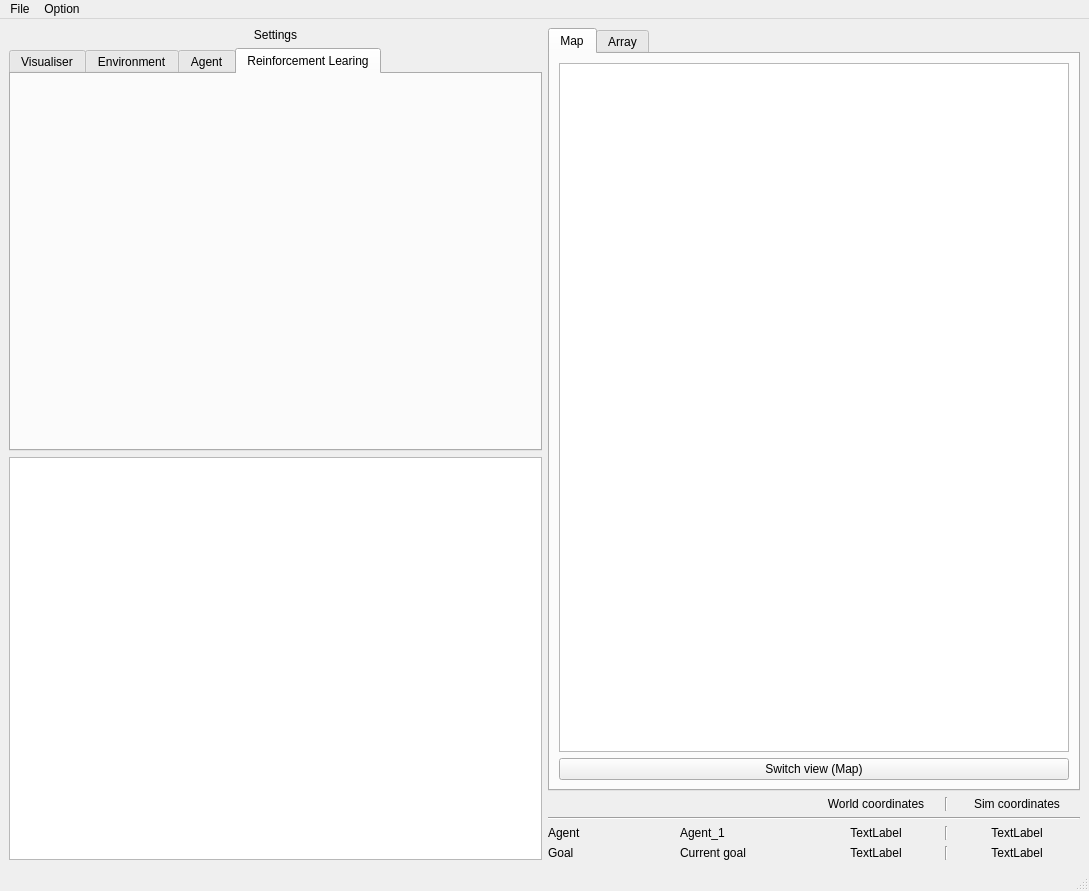
<?xml version="1.0" encoding="UTF-8"?>
<ui version="4.0">
 <class>main_window</class>
 <widget class="QMainWindow" name="main_window">
  <property name="geometry">
   <rect>
    <x>0</x>
    <y>0</y>
    <width>1089</width>
    <height>891</height>
   </rect>
  </property>
  <property name="minimumSize">
   <size>
    <width>1089</width>
    <height>0</height>
   </size>
  </property>
  <property name="windowTitle">
   <string>RSAI_v1.1</string>
  </property>
  <widget class="QWidget" name="centralwidget">
   <layout class="QHBoxLayout" name="horizontalLayout_3">
    <item>
     <layout class="QHBoxLayout" name="horizontalLayout">
      <item>
       <layout class="QVBoxLayout" name="verticalLayout_3">
        <item>
         <widget class="QLabel" name="label">
          <property name="text">
           <string>Settings</string>
          </property>
          <property name="alignment">
           <set>Qt::AlignCenter</set>
          </property>
         </widget>
        </item>
        <item>
         <widget class="QTabWidget" name="tabWidget">
          <property name="currentIndex">
           <number>3</number>
          </property>
          <widget class="QWidget" name="tab">
           <attribute name="title">
            <string>Visualiser</string>
           </attribute>
          </widget>
          <widget class="QWidget" name="tab_3">
           <attribute name="title">
            <string>Environment</string>
           </attribute>
          </widget>
          <widget class="QWidget" name="tab_4">
           <attribute name="title">
            <string>Agent</string>
           </attribute>
          </widget>
          <widget class="QWidget" name="tab_5">
           <attribute name="title">
            <string>Reinforcement Learing</string>
           </attribute>
          </widget>
         </widget>
        </item>
        <item>
         <widget class="QTextEdit" name="console_output"/>
        </item>
       </layout>
      </item>
     </layout>
    </item>
    <item>
     <layout class="QVBoxLayout" name="verticalLayout_4">
      <item>
       <layout class="QVBoxLayout" name="verticalLayout_5">
        <item>
         <widget class="QTabWidget" name="tabWidget_2">
          <property name="currentIndex">
           <number>0</number>
          </property>
          <widget class="QWidget" name="tab_2">
           <attribute name="title">
            <string>Map</string>
           </attribute>
           <layout class="QVBoxLayout" name="verticalLayout">
            <item>
             <widget class="QGraphicsView" name="map_view"/>
            </item>
            <item>
             <widget class="QPushButton" name="view_toggle">
              <property name="text">
               <string>Switch view (Map)</string>
              </property>
             </widget>
            </item>
           </layout>
          </widget>
          <widget class="QWidget" name="tab_6">
           <attribute name="title">
            <string>Array</string>
           </attribute>
           <layout class="QVBoxLayout" name="verticalLayout_2">
            <item>
             <widget class="QGraphicsView" name="sim_view"/>
            </item>
           </layout>
          </widget>
         </widget>
        </item>
        <item>
         <layout class="QVBoxLayout" name="verticalLayout_6">
          <item>
           <layout class="QHBoxLayout" name="horizontalLayout_2">
            <item>
             <widget class="QLabel" name="label_2">
              <property name="text">
               <string/>
              </property>
              <property name="margin">
               <number>-8</number>
              </property>
             </widget>
            </item>
            <item>
             <widget class="QLabel" name="label_11">
              <property name="text">
               <string/>
              </property>
             </widget>
            </item>
            <item>
             <widget class="QLabel" name="label_3">
              <property name="text">
               <string>World coordinates</string>
              </property>
              <property name="alignment">
               <set>Qt::AlignCenter</set>
              </property>
             </widget>
            </item>
            <item>
             <widget class="Line" name="line_4">
              <property name="orientation">
               <enum>Qt::Vertical</enum>
              </property>
             </widget>
            </item>
            <item>
             <widget class="QLabel" name="label_4">
              <property name="text">
               <string>Sim coordinates</string>
              </property>
              <property name="alignment">
               <set>Qt::AlignCenter</set>
              </property>
             </widget>
            </item>
           </layout>
          </item>
          <item>
           <widget class="Line" name="line">
            <property name="orientation">
             <enum>Qt::Horizontal</enum>
            </property>
           </widget>
          </item>
         </layout>
        </item>
       </layout>
      </item>
      <item>
       <layout class="QHBoxLayout" name="horizontalLayout_4">
        <item>
         <widget class="QLabel" name="label_5">
          <property name="text">
           <string>Agent</string>
          </property>
         </widget>
        </item>
        <item>
         <widget class="QLabel" name="agent_name">
          <property name="text">
           <string>Agent_1</string>
          </property>
         </widget>
        </item>
        <item>
         <widget class="QLabel" name="agent_pos_world_coordinates">
          <property name="text">
           <string>TextLabel</string>
          </property>
          <property name="alignment">
           <set>Qt::AlignCenter</set>
          </property>
         </widget>
        </item>
        <item>
         <widget class="Line" name="line_2">
          <property name="orientation">
           <enum>Qt::Vertical</enum>
          </property>
         </widget>
        </item>
        <item>
         <widget class="QLabel" name="agent_pos_sim_coordinates">
          <property name="text">
           <string>TextLabel</string>
          </property>
          <property name="alignment">
           <set>Qt::AlignCenter</set>
          </property>
         </widget>
        </item>
       </layout>
      </item>
      <item>
       <layout class="QHBoxLayout" name="horizontalLayout_5">
        <item>
         <widget class="QLabel" name="label_8">
          <property name="text">
           <string>Goal</string>
          </property>
         </widget>
        </item>
        <item>
         <widget class="QLabel" name="goal_name">
          <property name="text">
           <string>Current goal</string>
          </property>
         </widget>
        </item>
        <item>
         <widget class="QLabel" name="goal_pos_world_coordinates">
          <property name="text">
           <string>TextLabel</string>
          </property>
          <property name="alignment">
           <set>Qt::AlignCenter</set>
          </property>
         </widget>
        </item>
        <item>
         <widget class="Line" name="line_3">
          <property name="orientation">
           <enum>Qt::Vertical</enum>
          </property>
         </widget>
        </item>
        <item>
         <widget class="QLabel" name="goal_pos_sim_coordinates">
          <property name="text">
           <string>TextLabel</string>
          </property>
          <property name="alignment">
           <set>Qt::AlignCenter</set>
          </property>
         </widget>
        </item>
       </layout>
      </item>
     </layout>
    </item>
   </layout>
  </widget>
  <widget class="QMenuBar" name="menubar">
   <property name="geometry">
    <rect>
     <x>0</x>
     <y>0</y>
     <width>1089</width>
     <height>21</height>
    </rect>
   </property>
   <widget class="QMenu" name="menuFile">
    <property name="title">
     <string>File</string>
    </property>
   </widget>
   <widget class="QMenu" name="menuOption">
    <property name="title">
     <string>Option</string>
    </property>
   </widget>
   <addaction name="menuFile"/>
   <addaction name="menuOption"/>
  </widget>
  <widget class="QStatusBar" name="statusbar"/>
 </widget>
 <resources/>
 <connections/>
</ui>
